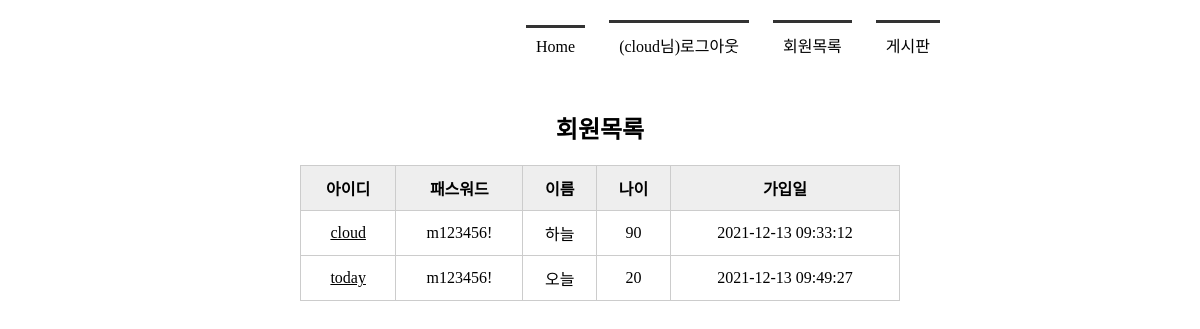
The page /memberlist/ (signed in) on the database its author committed.
### tables this page shows
CREATE TABLE member(
        mid CHAR(5) PRIMARY KEY,
        passwd CHAR(8) NOT NULL,
        name TEXT NOT NULL,
        age INTEGER,
        regDate TIMESTAMP DATE DEFAULT (datetime('now', 'localtime'))
    );

### app.py (the view)
@app.route('/memberlist/')
def memberlist():
    conn = getconn()
    cur = conn.cursor()
    sql = "SELECT * FROM member"
    cur.execute(sql)
    rs = cur.fetchall() #db에서 검색한 데이터
    conn.close()
    return render_template('memberlist.html', rs=rs) #가져온 데이터를 웹으로 보내줌

### app.py (called while the page is built)
def getconn():
    conn = sqlite3.connect('./memberdb.db')
    return conn

### templates/memberlist.html (shortened to what this page needs)
<!DOCTYPE html>
<html lang="ko">
<head>
    <link rel="stylesheet" href="{{ url_for('static', filename='css/style.css') }}">
</head>
<body>
    <div id="container">
        {% include 'navbar.html' %}
        <section>
            <h1>회원목록</h1>
            <table>
                <tr>
                    <th>아이디</th>
                    <th>패스워드</th>
                    <th>이름</th>
                    <th>나이</th>
                    <th>가입일</th>
                </tr>
                {% for i in rs %}
                <tr>
                    <td><a href="{{ url_for('member_view', id=i[0]) }}">{{ i[0] }}</a></td>
                    <td>{{ i[1] }}</td>
                    <td>{{ i[2] }}</td>
                    <td>{{ i[3] }}</td>
                    <td>{{ i[4] }}</td>
                </tr>
                {% endfor %}
            </table>
        </section>
    </div>
</body>
</html>

### templates/navbar.html
<header>
    <nav>
       <ul>
           {% if session %}
           <li><a href="{{ url_for('index') }}">Home</a></li>
           <li><a href="{{ url_for('logout') }}">({{ session['userID'] }}님)로그아웃</a></li>
           <li><a href="{{ url_for('memberlist') }}">회원목록</a></li>
           <li><a href="{{ url_for('boardlist') }}">게시판</a></li>
           {% else %}
           <li><a href="{{ url_for('index') }}">Home</a></li>
           <li><a href="{{ url_for('login') }}">로그인</a></li>
           <li><a href="{{ url_for('register') }}">회원가입</a></li>
           <li><a href="{{ url_for('boardlist') }}">게시판</a></li>
           {% endif %}
       </ul>
    </nav>
</header>

### static/css/style.css (style rules this page uses)
* { margin: 0; padding: 0 }
#container { width: 1000px; margin: 10px auto; }
header { height: 100px; }
nav ul { list-style: none; text-align: right; margin-right: 150px }
nav ul li { display: inline-block; margin: 10px; border-top: 3px solid #333; padding: 10px; }
nav ul li a { text-decoration: none; color: #000 }
section { text-align: center }
section table { width: 600px; margin: 0 auto; border-collapse: collapse; }
section h1 { margin-bottom: 20px; }
section table, th, td { border: 1px solid #ccc; padding: 10px; }
section table th { background-color: #eee; }
section table a { color: #000; }

### rows shown on the page
member: userID "cloud", mid "cloud", passwd "m123456!", name "하늘", age "90", regDate "2021-12-13 09:33:12"
member: mid "today", passwd "m123456!", name "오늘", age "20", regDate "2021-12-13 09:49:27"
